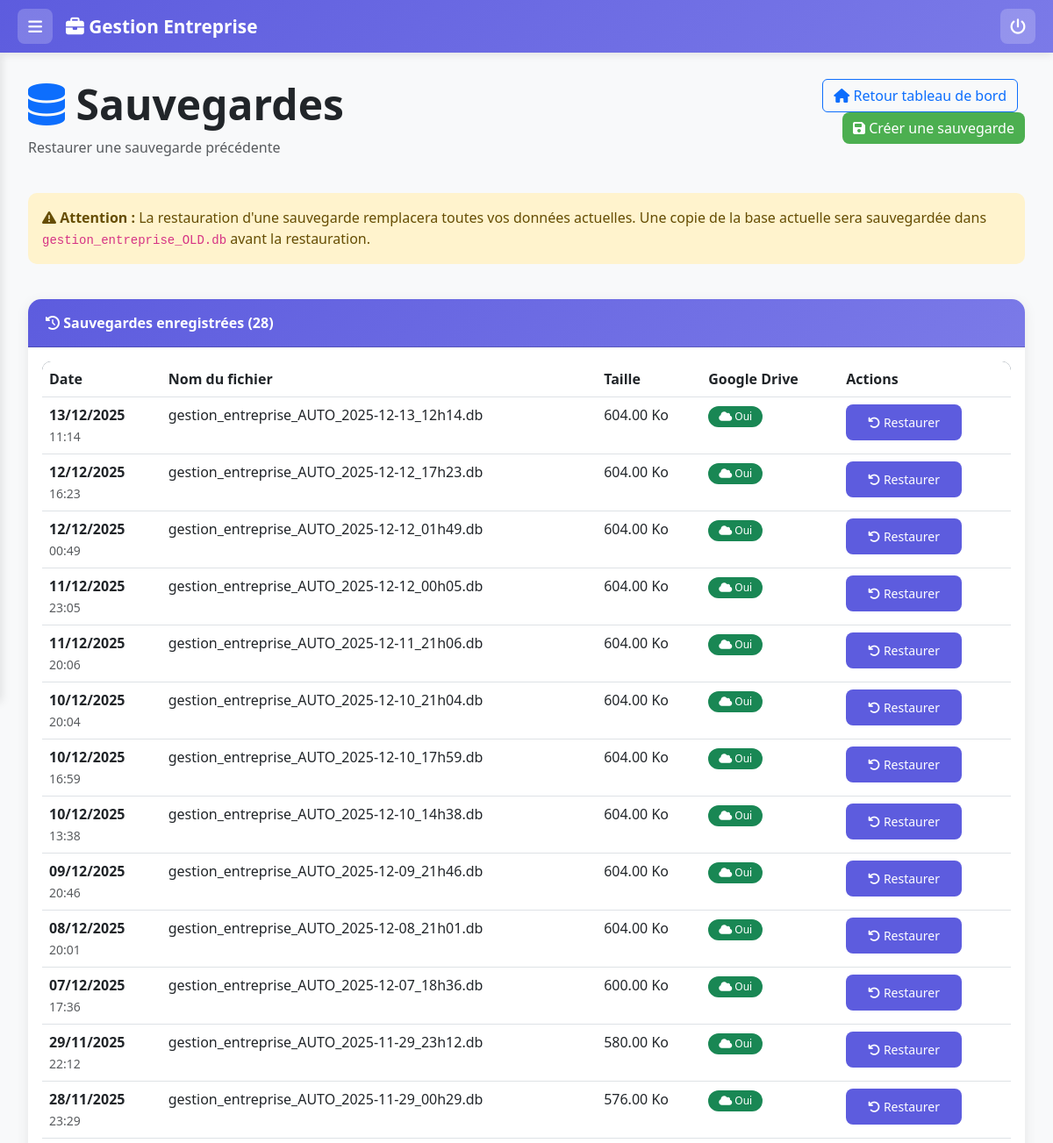
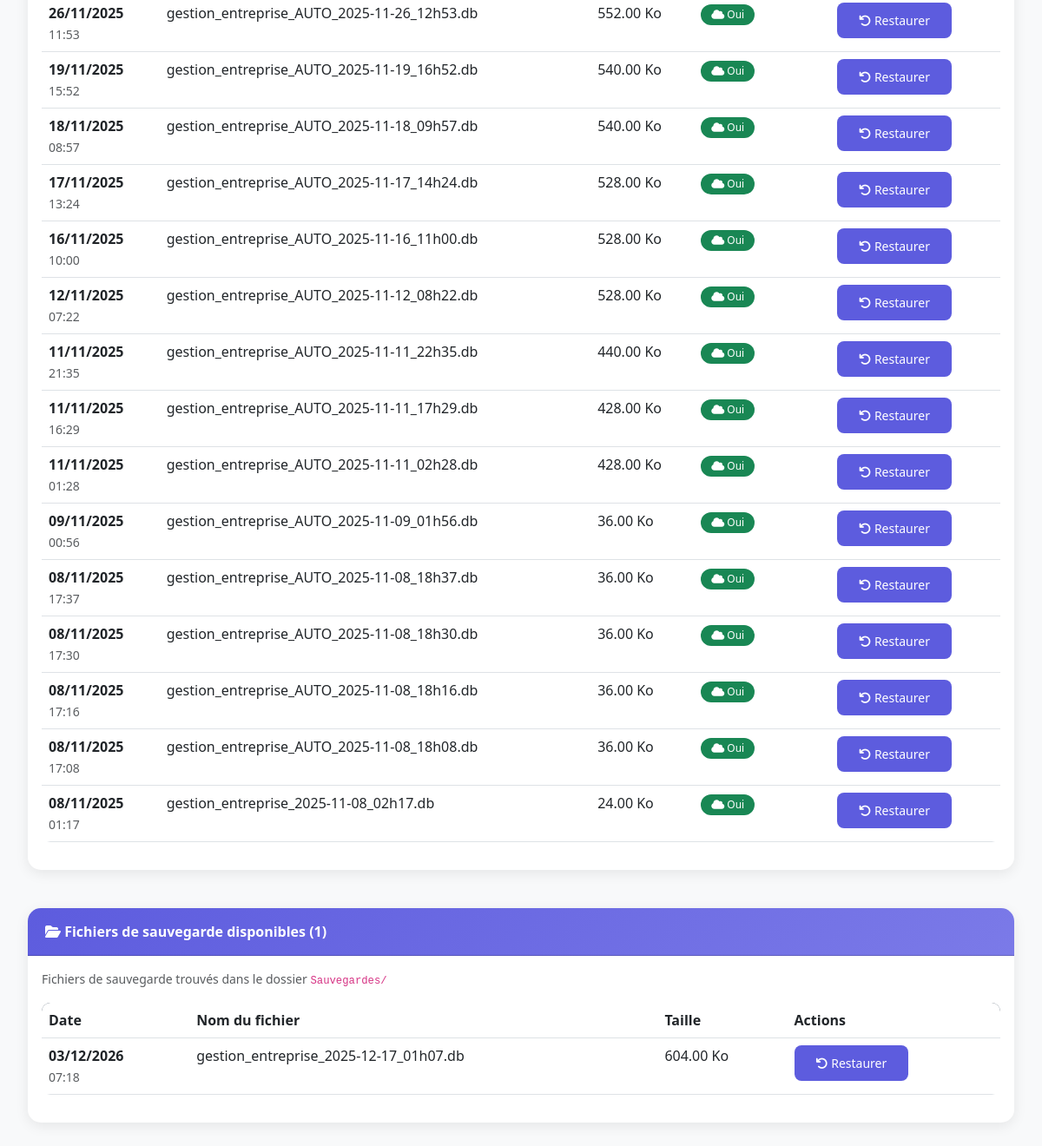
/sauvegarde/liste, run on the app's committed database (2 pictures, top to bottom).
### app.py (models this page shows)
class Sauvegarde(db.Model):
    __tablename__ = 'sauvegardes'
    id = db.Column(db.Integer, primary_key=True)
    date_sauvegarde = db.Column(db.DateTime, default=datetime.utcnow)
    nom_fichier = db.Column(db.String(200), nullable=False)
    taille_octets = db.Column(db.Integer)
    chemin_local = db.Column(db.String(500))
    chemin_gdrive = db.Column(db.String(500))
    statut_gdrive = db.Column(db.String(50))  # Success, Failed, N/A
    notes = db.Column(db.Text)

### app.py (the view)
@app.route('/sauvegarde/liste')
def sauvegarde_liste():
    sauvegardes_db = Sauvegarde.query.order_by(Sauvegarde.date_sauvegarde.desc()).all()
    sauvegardes_fichiers = []
    if os.path.exists(app.config['BACKUP_FOLDER']):
        for fichier in os.listdir(app.config['BACKUP_FOLDER']):
            if fichier.endswith('.db'):
                chemin_complet = os.path.join(app.config['BACKUP_FOLDER'], fichier)
                sauvegardes_fichiers.append({
                    'nom': fichier,
                    'chemin': chemin_complet,
                    'taille': os.path.getsize(chemin_complet),
                    'date': datetime.fromtimestamp(os.path.getmtime(chemin_complet))
                })
    return render_template('sauvegarde_liste.html',
                         sauvegardes_db=sauvegardes_db,
                         sauvegardes_fichiers=sauvegardes_fichiers)

### templates/sauvegarde_liste.html (shortened to what this page needs)
{% extends "base.html" %}
{% block content %}
<div class="row mb-4">
    <div class="col-md-8">
        <div class="d-flex justify-content-between align-items-center mb-2">
            <h1 class="display-5 fw-bold text-dark mb-0">
                <i class="fas fa-database text-primary"></i> Sauvegardes
            </h1>
        </div>
        <p class="text-muted">Restaurer une sauvegarde précédente</p>
    </div>
    <div class="col-md-4 text-end">
        <a href="{{ url_for('index') }}" class="btn btn-outline-primary me-2 d-none d-md-inline-block">
            <i class="fas fa-home"></i> Retour tableau de bord
        </a>
        <a href="{{ url_for('sauvegarde_creer') }}" class="btn btn-success">
            <i class="fas fa-save"></i> Créer une sauvegarde
        </a>
    </div>
</div>
<div class="row mb-4">
    <div class="col-12">
        <div class="alert alert-warning">
            <i class="fas fa-exclamation-triangle"></i>
            <strong>Attention :</strong> La restauration d'une sauvegarde remplacera toutes vos données actuelles.
            Une copie de la base actuelle sera sauvegardée dans <code>gestion_entreprise_OLD.db</code> avant la restauration.
        </div>
    </div>
</div>
{% if sauvegardes_db %}
<div class="row mb-4">
    <div class="col-12">
        <div class="card">
            <div class="card-header">
                <i class="fas fa-history"></i> Sauvegardes enregistrées ({{ sauvegardes_db|length }})
            </div>
            <div class="card-body">
                <div class="table-responsive">
                    <table class="table table-hover">
                        <thead>
                            <tr>
                                <th>Date</th>
                                <th>Nom du fichier</th>
                                <th>Taille</th>
                                <th>Google Drive</th>
                                <th>Actions</th>
                            </tr>
                        </thead>
                        <tbody>
                            {% for sauvegarde in sauvegardes_db %}
                            <tr>
                                <td>
                                    <strong>{{ sauvegarde.date_sauvegarde.strftime('%d/%m/%Y') }}</strong><br>
                                    <small class="text-muted">{{ sauvegarde.date_sauvegarde.strftime('%H:%M') }}</small>
                                </td>
                                <td>{{ sauvegarde.nom_fichier }}</td>
                                <td>{{ "%.2f"|format(sauvegarde.taille_octets / 1024) }} Ko</td>
                                <td>
                                    {% if sauvegarde.statut_gdrive == 'Success' %}
                                        <span class="badge bg-success">
                                            <i class="fas fa-cloud"></i> Oui
                                        </span>
                                    {% elif sauvegarde.statut_gdrive == 'Failed' %}
                                        <span class="badge bg-danger">
                                            <i class="fas fa-times"></i> Échec
                                        </span>
                                    {% else %}
                                        <span class="badge bg-secondary">N/A</span>
                                    {% endif %}
                                </td>
                                <td>
                                    <a href="{{ url_for('sauvegarde_restaurer', sauvegarde_id=sauvegarde.id) }}"
                                       class="btn btn-sm btn-primary"
                                       onclick="return confirm('Êtes-vous sûr de vouloir restaurer cette sauvegarde ? Toutes les données actuelles seront remplacées.');">
                                        <i class="fas fa-undo"></i> Restaurer
                                    </a>
                                </td>
                            </tr>
                            {% endfor %}
                        </tbody>
                    </table>
                </div>
            </div>
        </div>
    </div>
</div>
{% endif %}
{% if sauvegardes_fichiers %}
<div class="row">
    <div class="col-12">
        <div class="card">
            <div class="card-header">
                <i class="fas fa-folder-open"></i> Fichiers de sauvegarde disponibles ({{ sauvegardes_fichiers|length }})
            </div>
            <div class="card-body">
                <p class="text-muted small">
                    Fichiers de sauvegarde trouvés dans le dossier <code>Sauvegardes/</code>
                </p>
                <div class="table-responsive">
                    <table class="table table-hover">
                        <thead>
                            <tr>
                                <th>Date</th>
                                <th>Nom du fichier</th>
                                <th>Taille</th>
                                <th>Actions</th>
                            </tr>
                        </thead>
                        <tbody>
                            {% for fichier in sauvegardes_fichiers %}
                            <tr>
                                <td>
                                    <strong>{{ fichier.date.strftime('%d/%m/%Y') }}</strong><br>
                                    <small class="text-muted">{{ fichier.date.strftime('%H:%M') }}</small>
                                </td>
                                <td>{{ fichier.nom }}</td>
                                <td>{{ "%.2f"|format(fichier.taille / 1024) }} Ko</td>
                                <td>
                                    <form method="POST" action="{{ url_for('sauvegarde_restaurer_fichier') }}" class="d-inline"
                                          onsubmit="return confirm('Êtes-vous sûr de vouloir restaurer cette sauvegarde ? Toutes les données actuelles seront remplacées.');">
                                        <button type="submit" class="btn btn-sm btn-primary">
                                            <i class="fas fa-undo"></i> Restaurer
                                        </button>
                                    </form>
                                </td>
                            </tr>
                            {% endfor %}
                        </tbody>
                    </table>
                </div>
            </div>
        </div>
    </div>
</div>
{% endif %}
{% endblock %}

### templates/base.html (style rules this page uses)
:root { --primary-color: #5D5CDE; --secondary-color: #4CAF50; --danger-color: #F44336; --warning-color: #FF9800; --dark-color: #2C3E50; --light-bg: #F8F9FA; --sidebar-width: 260px; --sidebar-collapsed-width: 0px; --header-height: 60px; }
body { font-family: 'Segoe UI', Tahoma, Geneva, Verdana, sans-serif; background-color: var(--light-bg); margin: 0; padding: 0; }
.card { border: none; border-radius: 15px; box-shadow: 0 4px 15px rgba(0,0,0,0.08); transition: transform 0.3s, box-shadow 0.3s; margin-bottom: 20px; }
.card-header { background: linear-gradient(135deg, var(--primary-color) 0%, #7B7AE8 100%); color: white; border-radius: 15px 15px 0 0 !important; font-weight: 600; padding: 15px 20px; }
.btn-primary { background: var(--primary-color); border: none; border-radius: 8px; padding: 10px 25px; font-weight: 500; transition: all 0.3s; }
.btn-success { background: var(--secondary-color); border: none; border-radius: 8px; }
.table { background: white; border-radius: 10px; overflow: hidden; }
.table thead { background: var(--dark-color); color: white; }
.table tbody tr { transition: background 0.2s; }
.badge { padding: 6px 12px; border-radius: 20px; font-weight: 500; }
.alert { border-radius: 10px; border: none; }

### data on the page
Sauvegarde: date_sauvegarde "13/12/2025", date_sauvegarde "11:14", nom_fichier "gestion_entreprise_AUTO_2025-12-13_12h14.db", sauvegarde.taille_octets/1024 "604.00", statut_gdrive "Success" (drawn)
Sauvegarde: date_sauvegarde "12/12/2025", date_sauvegarde "16:23", nom_fichier "gestion_entreprise_AUTO_2025-12-12_17h23.db", sauvegarde.taille_octets/1024 "604.00", statut_gdrive "Success" (drawn)
Sauvegarde: date_sauvegarde "12/12/2025", date_sauvegarde "00:49", nom_fichier "gestion_entreprise_AUTO_2025-12-12_01h49.db", sauvegarde.taille_octets/1024 "604.00", statut_gdrive "Success" (drawn)
Sauvegarde: date_sauvegarde "11/12/2025", date_sauvegarde "23:05", nom_fichier "gestion_entreprise_AUTO_2025-12-12_00h05.db", sauvegarde.taille_octets/1024 "604.00", statut_gdrive "Success" (drawn)
Sauvegarde: date_sauvegarde "11/12/2025", date_sauvegarde "20:06", nom_fichier "gestion_entreprise_AUTO_2025-12-11_21h06.db", sauvegarde.taille_octets/1024 "604.00", statut_gdrive "Success" (drawn)
Sauvegarde: date_sauvegarde "10/12/2025", date_sauvegarde "20:04", nom_fichier "gestion_entreprise_AUTO_2025-12-10_21h04.db", sauvegarde.taille_octets/1024 "604.00", statut_gdrive "Success" (drawn)
Sauvegarde: date_sauvegarde "10/12/2025", date_sauvegarde "16:59", nom_fichier "gestion_entreprise_AUTO_2025-12-10_17h59.db", sauvegarde.taille_octets/1024 "604.00", statut_gdrive "Success" (drawn)
Sauvegarde: date_sauvegarde "10/12/2025", date_sauvegarde "13:38", nom_fichier "gestion_entreprise_AUTO_2025-12-10_14h38.db", sauvegarde.taille_octets/1024 "604.00", statut_gdrive "Success" (drawn)
Sauvegarde: date_sauvegarde "09/12/2025", date_sauvegarde "20:46", nom_fichier "gestion_entreprise_AUTO_2025-12-09_21h46.db", sauvegarde.taille_octets/1024 "604.00", statut_gdrive "Success" (drawn)
Sauvegarde: date_sauvegarde "08/12/2025", date_sauvegarde "20:01", nom_fichier "gestion_entreprise_AUTO_2025-12-08_21h01.db", sauvegarde.taille_octets/1024 "604.00", statut_gdrive "Success" (drawn)
Sauvegarde: date_sauvegarde "07/12/2025", date_sauvegarde "17:36", nom_fichier "gestion_entreprise_AUTO_2025-12-07_18h36.db", sauvegarde.taille_octets/1024 "600.00", statut_gdrive "Success" (drawn)
Sauvegarde: date_sauvegarde "29/11/2025", date_sauvegarde "22:12", nom_fichier "gestion_entreprise_AUTO_2025-11-29_23h12.db", sauvegarde.taille_octets/1024 "580.00", statut_gdrive "Success" (drawn)
Sauvegarde: date_sauvegarde "28/11/2025", date_sauvegarde "23:29", nom_fichier "gestion_entreprise_AUTO_2025-11-29_00h29.db", sauvegarde.taille_octets/1024 "576.00", statut_gdrive "Success" (drawn)
Sauvegarde: date_sauvegarde "26/11/2025", date_sauvegarde "11:53", nom_fichier "gestion_entreprise_AUTO_2025-11-26_12h53.db", sauvegarde.taille_octets/1024 "552.00", statut_gdrive "Success" (drawn)
Sauvegarde: date_sauvegarde "19/11/2025", date_sauvegarde "15:52", nom_fichier "gestion_entreprise_AUTO_2025-11-19_16h52.db", sauvegarde.taille_octets/1024 "540.00", statut_gdrive "Success" (drawn)
Sauvegarde: date_sauvegarde "18/11/2025", date_sauvegarde "08:57", nom_fichier "gestion_entreprise_AUTO_2025-11-18_09h57.db", sauvegarde.taille_octets/1024 "540.00", statut_gdrive "Success" (drawn)
Sauvegarde: date_sauvegarde "17/11/2025", date_sauvegarde "13:24", nom_fichier "gestion_entreprise_AUTO_2025-11-17_14h24.db", sauvegarde.taille_octets/1024 "528.00", statut_gdrive "Success" (drawn)
Sauvegarde: date_sauvegarde "16/11/2025", date_sauvegarde "10:00", nom_fichier "gestion_entreprise_AUTO_2025-11-16_11h00.db", sauvegarde.taille_octets/1024 "528.00", statut_gdrive "Success" (drawn)
Sauvegarde: date_sauvegarde "12/11/2025", date_sauvegarde "07:22", nom_fichier "gestion_entreprise_AUTO_2025-11-12_08h22.db", sauvegarde.taille_octets/1024 "528.00", statut_gdrive "Success" (drawn)
Sauvegarde: date_sauvegarde "11/11/2025", date_sauvegarde "21:35", nom_fichier "gestion_entreprise_AUTO_2025-11-11_22h35.db", sauvegarde.taille_octets/1024 "440.00", statut_gdrive "Success" (drawn)
Sauvegarde: date_sauvegarde "11/11/2025", date_sauvegarde "16:29", nom_fichier "gestion_entreprise_AUTO_2025-11-11_17h29.db", sauvegarde.taille_octets/1024 "428.00", statut_gdrive "Success" (drawn)
Sauvegarde: date_sauvegarde "11/11/2025", date_sauvegarde "01:28", nom_fichier "gestion_entreprise_AUTO_2025-11-11_02h28.db", sauvegarde.taille_octets/1024 "428.00", statut_gdrive "Success" (drawn)
Sauvegarde: date_sauvegarde "09/11/2025", date_sauvegarde "00:56", nom_fichier "gestion_entreprise_AUTO_2025-11-09_01h56.db", sauvegarde.taille_octets/1024 "36.00", statut_gdrive "Success" (drawn)
Sauvegarde: date_sauvegarde "08/11/2025", date_sauvegarde "17:37", nom_fichier "gestion_entreprise_AUTO_2025-11-08_18h37.db", sauvegarde.taille_octets/1024 "36.00", statut_gdrive "Success" (drawn)
Sauvegarde: date_sauvegarde "08/11/2025", date_sauvegarde "17:30", nom_fichier "gestion_entreprise_AUTO_2025-11-08_18h30.db", sauvegarde.taille_octets/1024 "36.00", statut_gdrive "Success" (drawn)
Sauvegarde: date_sauvegarde "08/11/2025", date_sauvegarde "17:16", nom_fichier "gestion_entreprise_AUTO_2025-11-08_18h16.db", sauvegarde.taille_octets/1024 "36.00", statut_gdrive "Success" (drawn)
Sauvegarde: date_sauvegarde "08/11/2025", date_sauvegarde "17:08", nom_fichier "gestion_entreprise_AUTO_2025-11-08_18h08.db", sauvegarde.taille_octets/1024 "36.00", statut_gdrive "Success" (drawn)
Sauvegarde: date_sauvegarde "08/11/2025", date_sauvegarde "01:17", nom_fichier "gestion_entreprise_2025-11-08_02h17.db", sauvegarde.taille_octets/1024 "24.00", statut_gdrive "Success" (drawn)

### other printed values
{{ sauvegardes_db|length }} "28"
{{ sauvegardes_fichiers|length }} "1"
{{ fichier.date.strftime('%d/%m/%Y') }} "03/12/2026"
{{ fichier.date.strftime('%H:%M') }} "07:18"
{{ fichier.nom }} "gestion_entreprise_2025-12-17_01h07.db"
{{ "%.2f"|format(fichier.taille / 1024) }} "604.00"
